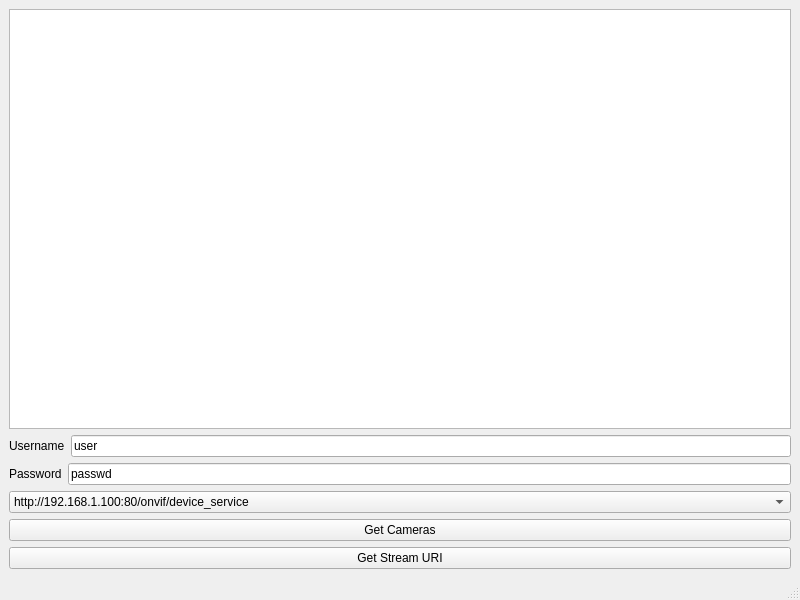
<?xml version="1.0" encoding="UTF-8"?>
<ui version="4.0">
 <class>MainWindow</class>
 <widget class="QMainWindow" name="MainWindow">
  <property name="geometry">
   <rect>
    <x>0</x>
    <y>0</y>
    <width>800</width>
    <height>600</height>
   </rect>
  </property>
  <property name="windowTitle">
   <string>MainWindow</string>
  </property>
  <widget class="QWidget" name="centralwidget">
   <layout class="QVBoxLayout" name="verticalLayout">
    <item>
     <widget class="QTextEdit" name="textEdit"/>
    </item>
    <item>
     <layout class="QHBoxLayout" name="horizontalLayout">
      <property name="topMargin">
       <number>0</number>
      </property>
      <item>
       <widget class="QLabel" name="label">
        <property name="text">
         <string>Username</string>
        </property>
       </widget>
      </item>
      <item>
       <widget class="QLineEdit" name="UserName">
        <property name="text">
         <string>user</string>
        </property>
       </widget>
      </item>
     </layout>
    </item>
    <item>
     <layout class="QHBoxLayout" name="horizontalLayout_2">
      <property name="topMargin">
       <number>0</number>
      </property>
      <item>
       <widget class="QLabel" name="label_2">
        <property name="text">
         <string>Password</string>
        </property>
       </widget>
      </item>
      <item>
       <widget class="QLineEdit" name="Password">
        <property name="text">
         <string>passwd</string>
        </property>
       </widget>
      </item>
     </layout>
    </item>
    <item>
     <widget class="QComboBox" name="Host">
      <item>
       <property name="text">
        <string>http://192.168.1.100:80/onvif/device_service</string>
       </property>
      </item>
     </widget>
    </item>
    <item>
     <widget class="QPushButton" name="pushButton_2">
      <property name="text">
       <string>Get Cameras</string>
      </property>
     </widget>
    </item>
    <item>
     <widget class="QPushButton" name="pushButton">
      <property name="text">
       <string>Get Stream URI</string>
      </property>
     </widget>
    </item>
   </layout>
  </widget>
  <widget class="QMenuBar" name="menubar">
   <property name="geometry">
    <rect>
     <x>0</x>
     <y>0</y>
     <width>800</width>
     <height>26</height>
    </rect>
   </property>
  </widget>
  <widget class="QStatusBar" name="statusbar"/>
 </widget>
 <resources/>
 <connections/>
</ui>
